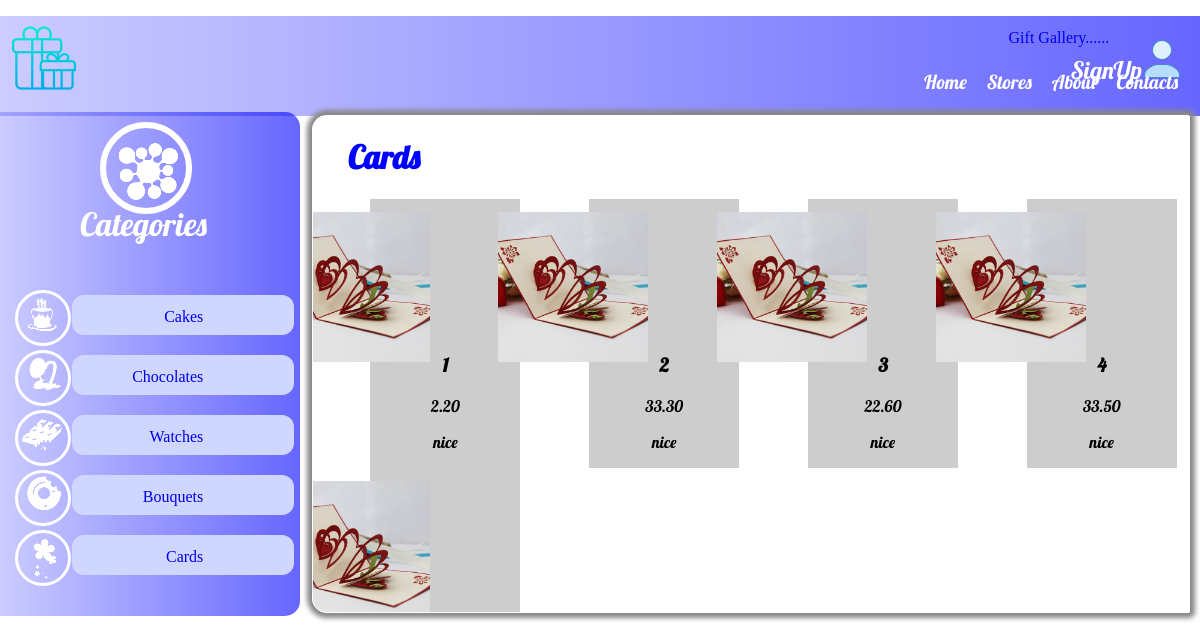
/card/, run on the app's committed database.
### cards/models.py (models this page shows, shortened)
class Card(models.Model):
    card_id = models.CharField(max_length=120)
    description = models.TextField()
    price = models.DecimalField(decimal_places=2, max_digits=20, default=0.00)
    image = models.ImageField(upload_to=upload_image_path, null=True, blank=True)
    retailer = models.ForeignKey(Retailer, on_delete=models.CASCADE)
    occasion=models.CharField(max_length=120)

### cards/views.py (the view)
# urls.py: path('card/',card_list_view ),
def card_list_view(request):
    queryset=Card.objects.all()
    context={
        'object_list':queryset
    }
    return render(request,"card/list.html",context)

### cards/templates/card/list.html (shortened to what this page needs)
{% load static %}
<!DOCTYPE html>
<html>
<head>
	<link rel="stylesheet" type="text/css" href="{% static 'css/giftgallary.css' %}">
</head>
<body>
<div class="header">
	<div class="img2">
	 <a href="/signup"><span class="signup">SignUp<img src="{% static 'img/icons8-customer-40.png' %}"></span></a>
	</div>
	  <div class="list">
		  <li>Home</li>
		  <li>Stores</li>
		  <li>About</li>
		  <li>Contacts</li>
	  </div>
	<p><a href="/products">Gift Gallery......</a></p>
	<div class="img1">
	   <img src="{% static 'img/gift-box (4).png' %}">
    </div>
</div>
<div class="row">
	<div class="col-3">
		<div class="left">
			<div class="circle">
			<img class="category"src="{% static 'img/output-onlinepngtools (7).png' %}">
			</div>
        <p>Categories</p>
      <div class="Categories">
            	<div class="circle1">
                	<img src="{% static 'img/output-onlinepngtools (1).png' %}">
               </div>
             <div class="item">
             	<p><a href="/cake">Cakes</a></p>
             </div>
		</div>
		<div class="Categories">
            	<div class="circle1">
                	<img src="{% static 'img/output-onlinepngtools (2).png' %}">
               </div>
             <div class="item">
             	<p><a href="/chocolate">Chocolates</a></p>
             </div>
		</div>
		<div class="Categories">
            	<div class="circle1">
                	<img src="{% static 'img/output-onlinepngtools (3).png' %}">
               </div>
             <div class="item">
             	<p><a href="/watch">Watches</a></p>
             </div>
		</div>
		<div class="Categories">
            	<div class="circle1">
                	<img src="{% static 'img/output-onlinepngtools (4).png' %}">
               </div>
             <div class="item">
             	<p><a href="/bouquet">Bouquets</a></p>
             </div>
		</div>
		<div class="Categories">
            	<div class="circle1">
                	<img src="{% static 'img/output-onlinepngtools (5).png' %}">
               </div>
             <div class="item">
             	<p><a href="/card">Cards</a></p>
             </div>
		</div>
	</div>
	</div>
	<div class="col-6">
		<div class="right">
			<div class="cards"><h1>Cards</h1>
				{% for obj in object_list %}
				<div class=items>
					<a href="{{obj.pk}}"><img src='/media/{{obj.image}}' width="100%"/></a>
					<h3>{{obj.card_id}}</h3>
					<p>{{obj.price}}</p>
					<p>{{obj.description}}</p>
				</div>
				{% endfor %}
			</div>
			</div>
		</div>
	</div>
</body>
</html>

### static/css/giftgallary.css (style rules this page uses)
html { height: 100%; }
body { display: block; margin: 0; }
.header { height: 100px; color: white; background-image: linear-gradient(to right, rgba(0,0,255,0.2),rgba(0,0,255,.6)); }
.header .img2 a { position: absolute; color:white; right: 1.5%; top:3%; font-size: 1.5em; font-family: 'Lobster'; }
.img1 { position: absolute; left: 1%; top: 2%; }
.list { position: absolute; right:1%; top: 60px; }
li { font-family: 'Lobster', sans-serif; list-style-type: none; float: left; font-size: 1.2em; padding: 10px; }
.row::after { content: ""; clear: both; display: table; }
.left { background-image: linear-gradient(to right, rgba(0,0,255,0.2),rgba(0,0,255,.6)); position: fixed; top: 112px; height: 31.5em; overflow-x:hidden; overflow-y:auto; border-top-right-radius: 15px; border-bottom-right-radius: 15px; width:25%; }
.circle { border:6px solid white; height:80px; border-radius:50%; width:80px; position: relative; left: 100px; top: 10px; }
.Categories .circle1 { border:3px solid white; height: 50px; border-radius:50%; position: absolute; top: 40px; left:15px; }
.category { position: relative; top: 10px; }
.Categories { position: relative; top: 30px; margin-bottom: 20px; }
.item { background-color: #cfd6ff; height:40px; width: 74%; position: relative; top: 45px; left: 24%; border-radius: 12px; margin:10px 0; }
.right { border:1px solid white; border-radius: 2px; height: 31em; position: absolute; overflow-x:hidden; overflow-y:auto; top: 115px; width: 73%; left: 26%; border-bottom-left-radius:15px; border-top-left-radius: 15px; -moz-box-shadow: 0 0 5px 5px #888; -webkit-box-shadow: 0 0 5px 5px#888; box-shadow: 0 0 5px 5px #888; }
.left>p { font-size: 2em; text-align: center; position: absolute; left: 80px; top: 60px; color: white; font-family: 'Lobster', sans-serif; }
.col-3 { width: 25%; }
.items { display: inline-block; position: relative; left:25px; margin-left:2.5vh; margin-right:2.5vh; border:1px solid #eee; width:150px; min-height:15px; transition:1s; font-family: 'Lobster'; border:none; background-color: #cdcdcd; }
h1 { position: relative; left: 10px; margin-left: 25px; }
a { position: relative; float: right; right:7vh; text-decoration: none; outline:none; top:1vh; }
.items h3,.items p { text-align: center }
.cards h1,.bouquets h1,.cakes h1,.chocolates h1,.cakes h1 { color:blue; font-family: 'Lobster'; }

### data on the page
Card: image (picture), card_id "1", price "2.20", description "nice"
Card: image (picture), card_id "2", price "33.30", description "nice"
Card: image (picture), card_id "3", price "22.60", description "nice"
Card: image (picture), card_id "4", price "33.50", description "nice"
Card: image (picture)
